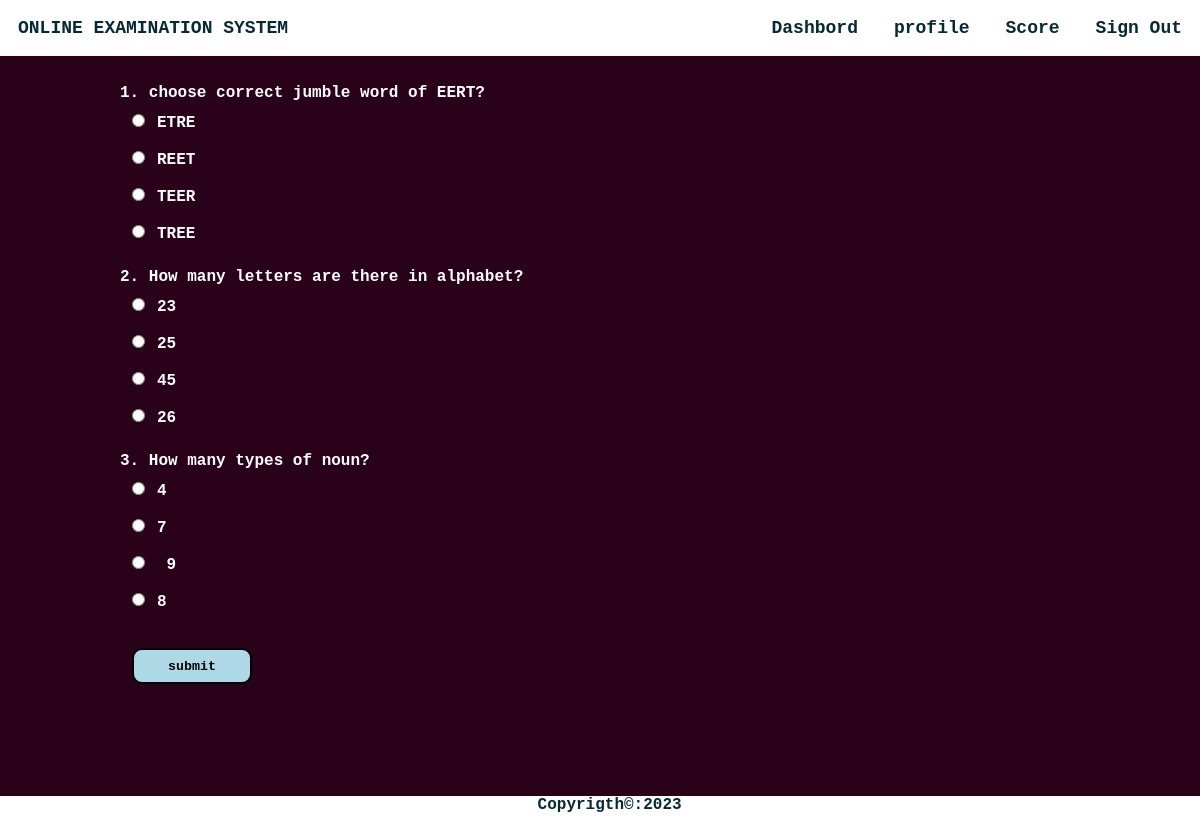
Screenshot of /takeq.php?qid=25 (signed in) with the database file from the repository.
### tables this page shows
CREATE TABLE IF NOT EXISTS `questions` (
  `qs` varchar(200) NOT NULL,
  `op1` varchar(30) NOT NULL,
  `op2` varchar(30) NOT NULL,
  `op3` varchar(30) NOT NULL,
  `answer` varchar(30) NOT NULL,
  `quizid` int(11) NOT NULL,
  UNIQUE KEY `qs` (`qs`),
  KEY `quizid` (`quizid`),
  KEY `quizid_2` (`quizid`),
  KEY `quizid_3` (`quizid`)
);

### takeq.php (the view, shortened to what this page needs)
<html>
<head>
</head>
<?php
        $conn = mysqli_connect('localhost', 'root','','online_exam');if (!$conn) {
    echo "<script>alert(\"Database error retry after some time !\")</script>";
}
?>
<body
    style="margin: 0 !important;font-weight: bolder !important;font-family: 'Courier New', Courier, monospace;color: #fff">
    <div style="background-color: #29021A;height: auto;">
        <div class="navbar" style="display: inline-flex;width: 100%;color:#042A38;position:fixed;">
            <section style="margin: 1.5vw;">ONLINE EXAMINATION SYSTEM</section>
            <ul
                style="display: inline-flex;padding: 0 !important;margin: 0;float: right;right: 0;position: fixed;width: 50vw;">
                <li onclick="dash()">Dashbord</li>
                <li onclick="prof()">profile</li>
                <li onclick="score()">Score</li>
                <li onclick="lo()">Sign Out</li>
            </ul>
        </div><br><br>
        <section style="margin-top: 4vw;width:80vw;margin-left:10vw;margin-right:10vw">
            <?php
        if(isset($_GET["qid"])){
        $qid=$_GET["qid"];
            $sql ="select * from questions where quizid='{$qid}'";
            $res=mysqli_query($conn,$sql);
            if($res)
            {
                if(mysqli_num_rows($res)==0)
                {
                    echo "No questions found under this quiz please come later";
                }else{
                $i=1;
                $j=0;
                echo "<form method=\"POST\">";
                while ($row = mysqli_fetch_assoc($res)) {
                    echo $i.". ".$row["qs"]."<br>";
                    echo "<input type=\"radio\" value=\"".$j."\" name=\"ans".$i.$j."\">".$row["op1"]."<br>";
                    echo "<input type=\"radio\" value=\"".($j+1)."\" name=\"ans".$i.$j."\">".$row["op2"]."<br>";
                    echo "<input type=\"radio\" value=\"".($j+2)."\"name=\"ans".$i.$j."\">".$row["op3"]."<br>";
                    echo "<input type=\"radio\"value=\"".($j+3)."\" name=\"ans".$i.$j."\">".$row["answer"]."<br><br>";
                    $i++;
                }
                echo "<input id=\"btn\" type=\"submit\" name=\"submit\" value=\"submit\"><br><br><br>";
                echo "</form><br><br>";
            }
            }
            else
            {
                echo "error".mysqli_error($conn).".";
            }
     } ?>
        </section>
    </div>
    <?php require("footer.php");?>
</body>
</html>

### footer.php
<div class="foot w3-container" style="height: 3vh !important;width:100%;color:#042A38;background-color:#fff;font-weight:bolder;margin:0;margin-top:1vw;bottom:0">
    <center>&nbsp;&nbsp;Copyrigth&copy;:2023</center>
</div>

### takeq.php (style rules this page uses)
body { background-color: #29021A !important; }
li { margin: 1.5vw; }
ul { list-style: none; width: auto !important; }
.navbar { background-color: #fff !important; font-size: 1.5vw; }
input { margin: 1vw; }
#btn { height: 3vw; width: 10vw; font-family: 'Courier New', Courier, monospace; font-weight: bolder; border-radius: 10px; border: 2px solid black; background-color: lightblue; }

### rows the page displays
questions: qs "choose correct jumble word of EERT?", op1 "ETRE", op2 "REET", op3 "TEER", answer "TREE"
questions: qs "How many letters are there in alphabet?", op1 "23", op2 "25", op3 "45", answer "26"
questions: qs "How many types of noun?", op1 "4", op2 "7", op3 "9", answer "8"
